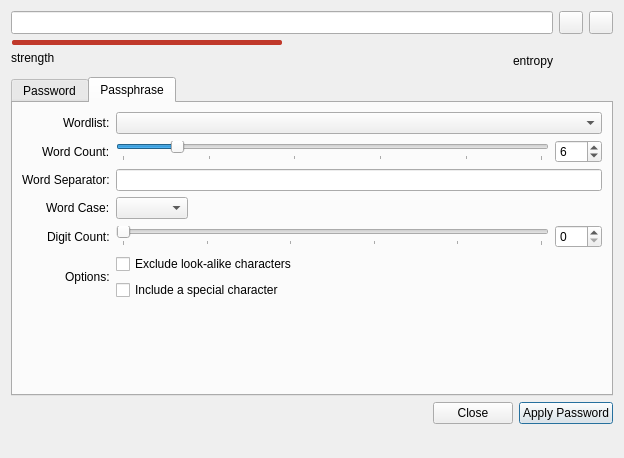
<?xml version="1.0" encoding="UTF-8"?>
<ui version="4.0">
 <class>PasswordGeneratorWidget</class>
 <widget class="QWidget" name="PasswordGeneratorWidget">
  <property name="geometry">
   <rect>
    <x>0</x>
    <y>0</y>
    <width>622</width>
    <height>458</height>
   </rect>
  </property>
  <property name="windowTitle">
   <string>Generate Password</string>
  </property>
  <layout class="QVBoxLayout" name="verticalLayout_2" stretch="0,0,0,0">
   <item>
    <layout class="QGridLayout" name="passwordFieldLayout">
     <item row="2" column="0">
      <layout class="QHBoxLayout" name="passwordStrengthTextLayout">
       <item>
        <widget class="QLabel" name="strengthLabel">
         <property name="minimumSize">
          <size>
           <width>70</width>
           <height>0</height>
          </size>
         </property>
         <property name="maximumSize">
          <size>
           <width>16777215</width>
           <height>30</height>
          </size>
         </property>
         <property name="text">
          <string comment="Password strength">strength</string>
         </property>
         <property name="textFormat">
          <enum>Qt::PlainText</enum>
         </property>
         <property name="alignment">
          <set>Qt::AlignLeading|Qt::AlignLeft|Qt::AlignTop</set>
         </property>
         <property name="margin">
          <number>3</number>
         </property>
        </widget>
       </item>
       <item>
        <spacer name="horizontalSpacer_2">
         <property name="orientation">
          <enum>Qt::Horizontal</enum>
         </property>
         <property name="sizeHint" stdset="0">
          <size>
           <width>40</width>
           <height>20</height>
          </size>
         </property>
        </spacer>
       </item>
       <item>
        <widget class="QLabel" name="entropyLabel">
         <property name="sizePolicy">
          <sizepolicy hsizetype="Preferred" vsizetype="Fixed">
           <horstretch>0</horstretch>
           <verstretch>0</verstretch>
          </sizepolicy>
         </property>
         <property name="minimumSize">
          <size>
           <width>70</width>
           <height>0</height>
          </size>
         </property>
         <property name="text">
          <string>entropy</string>
         </property>
         <property name="alignment">
          <set>Qt::AlignRight|Qt::AlignTop|Qt::AlignTrailing</set>
         </property>
         <property name="margin">
          <number>3</number>
         </property>
        </widget>
       </item>
      </layout>
     </item>
     <item row="0" column="0">
      <widget class="PasswordEdit" name="editNewPassword">
       <property name="sizePolicy">
        <sizepolicy hsizetype="MinimumExpanding" vsizetype="Minimum">
         <horstretch>0</horstretch>
         <verstretch>0</verstretch>
        </sizepolicy>
       </property>
       <property name="minimumSize">
        <size>
         <width>450</width>
         <height>0</height>
        </size>
       </property>
       <property name="accessibleName">
        <string>Generated password</string>
       </property>
      </widget>
     </item>
     <item row="1" column="0">
      <widget class="QProgressBar" name="entropyProgressBar">
       <property name="minimumSize">
        <size>
         <width>50</width>
         <height>5</height>
        </size>
       </property>
       <property name="maximumSize">
        <size>
         <width>16777215</width>
         <height>5</height>
        </size>
       </property>
       <property name="styleSheet">
        <string notr="true">QProgressBar {
	border: none;
	height: 2px;
    font-size: 1px;
	background-color: transparent;
    padding: 0 1px;
}
QProgressBar::chunk {
	background-color: #c0392b;
	border-radius: 2px;
}</string>
       </property>
       <property name="maximum">
        <number>200</number>
       </property>
       <property name="value">
        <number>100</number>
       </property>
       <property name="textVisible">
        <bool>false</bool>
       </property>
       <property name="orientation">
        <enum>Qt::Horizontal</enum>
       </property>
       <property name="invertedAppearance">
        <bool>false</bool>
       </property>
       <property name="textDirection">
        <enum>QProgressBar::TopToBottom</enum>
       </property>
       <property name="format">
        <string>%p%</string>
       </property>
      </widget>
     </item>
     <item row="0" column="1">
      <widget class="QToolButton" name="buttonGenerate">
       <property name="focusPolicy">
        <enum>Qt::TabFocus</enum>
       </property>
       <property name="accessibleDescription">
        <string>Regenerate password</string>
       </property>
       <property name="shortcut">
        <string notr="true">Ctrl+R</string>
       </property>
      </widget>
     </item>
     <item row="0" column="2">
      <widget class="QToolButton" name="buttonCopy">
       <property name="focusPolicy">
        <enum>Qt::TabFocus</enum>
       </property>
       <property name="toolTip">
        <string>Copy password</string>
       </property>
       <property name="accessibleDescription">
        <string>Copy password</string>
       </property>
       <property name="shortcut">
        <string notr="true">Ctrl+C</string>
       </property>
      </widget>
     </item>
    </layout>
   </item>
   <item>
    <widget class="QTabWidget" name="tabWidget">
     <property name="sizePolicy">
      <sizepolicy hsizetype="Expanding" vsizetype="Minimum">
       <horstretch>0</horstretch>
       <verstretch>0</verstretch>
      </sizepolicy>
     </property>
     <property name="tabPosition">
      <enum>QTabWidget::North</enum>
     </property>
     <property name="currentIndex">
      <number>1</number>
     </property>
     <widget class="QWidget" name="passwordWidget">
      <attribute name="title">
       <string>Password</string>
      </attribute>
      <layout class="QGridLayout" name="_2">
       <item row="0" column="0">
        <layout class="QHBoxLayout" name="passwordLengthSliderLayout">
         <property name="spacing">
          <number>15</number>
         </property>
         <property name="sizeConstraint">
          <enum>QLayout::SetMinimumSize</enum>
         </property>
         <property name="topMargin">
          <number>0</number>
         </property>
         <item>
          <widget class="QLabel" name="labelLength">
           <property name="text">
            <string>&amp;Length:</string>
           </property>
           <property name="buddy">
            <cstring>spinBoxLength</cstring>
           </property>
          </widget>
         </item>
         <item>
          <widget class="QSlider" name="sliderLength">
           <property name="accessibleName">
            <string>Password length</string>
           </property>
           <property name="minimum">
            <number>1</number>
           </property>
           <property name="maximum">
            <number>128</number>
           </property>
           <property name="sliderPosition">
            <number>20</number>
           </property>
           <property name="orientation">
            <enum>Qt::Horizontal</enum>
           </property>
           <property name="tickPosition">
            <enum>QSlider::TicksBelow</enum>
           </property>
           <property name="tickInterval">
            <number>8</number>
           </property>
          </widget>
         </item>
         <item>
          <widget class="QSpinBox" name="spinBoxLength">
           <property name="accessibleName">
            <string>Password length</string>
           </property>
           <property name="minimum">
            <number>1</number>
           </property>
           <property name="maximum">
            <number>128</number>
           </property>
           <property name="value">
            <number>20</number>
           </property>
          </widget>
         </item>
         <item>
          <widget class="QPushButton" name="buttonAdvancedMode">
           <property name="focusPolicy">
            <enum>Qt::TabFocus</enum>
           </property>
           <property name="toolTip">
            <string>Switch to advanced mode</string>
           </property>
           <property name="text">
            <string>Advanced</string>
           </property>
           <property name="checkable">
            <bool>true</bool>
           </property>
           <attribute name="buttonGroup">
            <string notr="true">optionButtons</string>
           </attribute>
          </widget>
         </item>
        </layout>
       </item>
       <item row="1" column="0">
        <widget class="QGroupBox" name="groupBox">
         <property name="minimumSize">
          <size>
           <width>580</width>
           <height>0</height>
          </size>
         </property>
         <property name="title">
          <string>Character Types</string>
         </property>
         <layout class="QVBoxLayout" name="verticalLayout">
          <property name="sizeConstraint">
           <enum>QLayout::SetMinimumSize</enum>
          </property>
          <item>
           <widget class="QWidget" name="simpleBar" native="true">
            <layout class="QHBoxLayout" name="horizontalLayout">
             <property name="leftMargin">
              <number>0</number>
             </property>
             <property name="topMargin">
              <number>0</number>
             </property>
             <property name="rightMargin">
              <number>0</number>
             </property>
             <property name="bottomMargin">
              <number>0</number>
             </property>
             <item>
              <widget class="QToolButton" name="checkBoxUpper">
               <property name="minimumSize">
                <size>
                 <width>40</width>
                 <height>25</height>
                </size>
               </property>
               <property name="toolTip">
                <string>Upper-case letters</string>
               </property>
               <property name="accessibleName">
                <string>Upper-case letters</string>
               </property>
               <property name="accessibleDescription">
                <string/>
               </property>
               <property name="text">
                <string notr="true">A-Z</string>
               </property>
               <property name="checkable">
                <bool>true</bool>
               </property>
               <attribute name="buttonGroup">
                <string notr="true">optionButtons</string>
               </attribute>
              </widget>
             </item>
             <item>
              <widget class="QToolButton" name="checkBoxLower">
               <property name="minimumSize">
                <size>
                 <width>40</width>
                 <height>25</height>
                </size>
               </property>
               <property name="focusPolicy">
                <enum>Qt::TabFocus</enum>
               </property>
               <property name="toolTip">
                <string>Lower-case letters</string>
               </property>
               <property name="accessibleName">
                <string>Lower-case letters</string>
               </property>
               <property name="accessibleDescription">
                <string/>
               </property>
               <property name="text">
                <string notr="true">a-z</string>
               </property>
               <property name="checkable">
                <bool>true</bool>
               </property>
               <attribute name="buttonGroup">
                <string notr="true">optionButtons</string>
               </attribute>
              </widget>
             </item>
             <item>
              <widget class="QToolButton" name="checkBoxNumbers">
               <property name="minimumSize">
                <size>
                 <width>40</width>
                 <height>25</height>
                </size>
               </property>
               <property name="focusPolicy">
                <enum>Qt::TabFocus</enum>
               </property>
               <property name="toolTip">
                <string>Numbers</string>
               </property>
               <property name="accessibleName">
                <string>Numbers</string>
               </property>
               <property name="accessibleDescription">
                <string/>
               </property>
               <property name="text">
                <string notr="true">0-9</string>
               </property>
               <property name="checkable">
                <bool>true</bool>
               </property>
               <attribute name="buttonGroup">
                <string notr="true">optionButtons</string>
               </attribute>
              </widget>
             </item>
             <item>
              <widget class="QToolButton" name="checkBoxSpecialChars">
               <property name="enabled">
                <bool>true</bool>
               </property>
               <property name="minimumSize">
                <size>
                 <width>60</width>
                 <height>25</height>
                </size>
               </property>
               <property name="focusPolicy">
                <enum>Qt::TabFocus</enum>
               </property>
               <property name="toolTip">
                <string>Special characters</string>
               </property>
               <property name="accessibleName">
                <string>Special characters</string>
               </property>
               <property name="text">
                <string notr="true">/*_&amp; ...</string>
               </property>
               <property name="checkable">
                <bool>true</bool>
               </property>
               <attribute name="buttonGroup">
                <string notr="true">optionButtons</string>
               </attribute>
              </widget>
             </item>
             <item>
              <widget class="QToolButton" name="checkBoxExtASCII">
               <property name="minimumSize">
                <size>
                 <width>105</width>
                 <height>25</height>
                </size>
               </property>
               <property name="focusPolicy">
                <enum>Qt::TabFocus</enum>
               </property>
               <property name="toolTip">
                <string>Extended ASCII</string>
               </property>
               <property name="accessibleName">
                <string>Extended ASCII</string>
               </property>
               <property name="text">
                <string>ExtendedASCII</string>
               </property>
               <property name="checkable">
                <bool>true</bool>
               </property>
               <attribute name="buttonGroup">
                <string notr="true">optionButtons</string>
               </attribute>
              </widget>
             </item>
             <item>
              <spacer name="horizontalSpacer">
               <property name="orientation">
                <enum>Qt::Horizontal</enum>
               </property>
               <property name="sizeHint" stdset="0">
                <size>
                 <width>0</width>
                 <height>0</height>
                </size>
               </property>
              </spacer>
             </item>
            </layout>
           </widget>
          </item>
          <item>
           <widget class="QWidget" name="advancedContainer" native="true">
            <layout class="QVBoxLayout" name="verticalLayout_3">
             <property name="leftMargin">
              <number>0</number>
             </property>
             <property name="topMargin">
              <number>0</number>
             </property>
             <property name="rightMargin">
              <number>0</number>
             </property>
             <property name="bottomMargin">
              <number>0</number>
             </property>
             <item>
              <widget class="QWidget" name="advancedBar" native="true">
               <property name="enabled">
                <bool>true</bool>
               </property>
               <layout class="QHBoxLayout" name="horizontalLayout_5">
                <property name="leftMargin">
                 <number>0</number>
                </property>
                <property name="topMargin">
                 <number>0</number>
                </property>
                <property name="rightMargin">
                 <number>0</number>
                </property>
                <property name="bottomMargin">
                 <number>0</number>
                </property>
                <item>
                 <layout class="QVBoxLayout" name="verticalLayout_4">
                  <property name="sizeConstraint">
                   <enum>QLayout::SetMinimumSize</enum>
                  </property>
                  <item>
                   <widget class="QToolButton" name="checkBoxUpperAdv">
                    <property name="minimumSize">
                     <size>
                      <width>40</width>
                      <height>25</height>
                     </size>
                    </property>
                    <property name="focusPolicy">
                     <enum>Qt::TabFocus</enum>
                    </property>
                    <property name="toolTip">
                     <string>Upper-case letters</string>
                    </property>
                    <property name="accessibleName">
                     <string>Upper-case letters</string>
                    </property>
                    <property name="text">
                     <string>A-Z</string>
                    </property>
                    <property name="checkable">
                     <bool>true</bool>
                    </property>
                    <attribute name="buttonGroup">
                     <string notr="true">optionButtons</string>
                    </attribute>
                   </widget>
                  </item>
                  <item>
                   <widget class="QToolButton" name="checkBoxLowerAdv">
                    <property name="minimumSize">
                     <size>
                      <width>40</width>
                      <height>25</height>
                     </size>
                    </property>
                    <property name="focusPolicy">
                     <enum>Qt::TabFocus</enum>
                    </property>
                    <property name="toolTip">
                     <string>Lower-case letters</string>
                    </property>
                    <property name="accessibleName">
                     <string>Lower-case letters</string>
                    </property>
                    <property name="text">
                     <string>a-z</string>
                    </property>
                    <property name="checkable">
                     <bool>true</bool>
                    </property>
                    <attribute name="buttonGroup">
                     <string notr="true">optionButtons</string>
                    </attribute>
                   </widget>
                  </item>
                 </layout>
                </item>
                <item>
                 <layout class="QVBoxLayout" name="verticalLayout_6">
                  <property name="sizeConstraint">
                   <enum>QLayout::SetMinimumSize</enum>
                  </property>
                  <item>
                   <widget class="QToolButton" name="checkBoxNumbersAdv">
                    <property name="minimumSize">
                     <size>
                      <width>40</width>
                      <height>25</height>
                     </size>
                    </property>
                    <property name="focusPolicy">
                     <enum>Qt::TabFocus</enum>
                    </property>
                    <property name="toolTip">
                     <string>Numbers</string>
                    </property>
                    <property name="text">
                     <string>0-9</string>
                    </property>
                    <property name="checkable">
                     <bool>true</bool>
                    </property>
                    <attribute name="buttonGroup">
                     <string notr="true">optionButtons</string>
                    </attribute>
                   </widget>
                  </item>
                  <item>
                   <widget class="QToolButton" name="checkBoxBraces">
                    <property name="minimumSize">
                     <size>
                      <width>40</width>
                      <height>25</height>
                     </size>
                    </property>
                    <property name="focusPolicy">
                     <enum>Qt::TabFocus</enum>
                    </property>
                    <property name="toolTip">
                     <string>Braces</string>
                    </property>
                    <property name="accessibleName">
                     <string>Braces</string>
                    </property>
                    <property name="text">
                     <string>{[(</string>
                    </property>
                    <property name="checkable">
                     <bool>true</bool>
                    </property>
                    <attribute name="buttonGroup">
                     <string notr="true">optionButtons</string>
                    </attribute>
                   </widget>
                  </item>
                 </layout>
                </item>
                <item>
                 <layout class="QVBoxLayout" name="verticalLayout_7">
                  <property name="sizeConstraint">
                   <enum>QLayout::SetMinimumSize</enum>
                  </property>
                  <item>
                   <widget class="QToolButton" name="checkBoxPunctuation">
                    <property name="minimumSize">
                     <size>
                      <width>40</width>
                      <height>25</height>
                     </size>
                    </property>
                    <property name="focusPolicy">
                     <enum>Qt::TabFocus</enum>
                    </property>
                    <property name="toolTip">
                     <string>Punctuation</string>
                    </property>
                    <property name="accessibleName">
                     <string>Punctuation</string>
                    </property>
                    <property name="text">
                     <string>.,:;</string>
                    </property>
                    <property name="checkable">
                     <bool>true</bool>
                    </property>
                    <attribute name="buttonGroup">
                     <string notr="true">optionButtons</string>
                    </attribute>
                   </widget>
                  </item>
                  <item>
                   <widget class="QToolButton" name="checkBoxQuotes">
                    <property name="minimumSize">
                     <size>
                      <width>40</width>
                      <height>25</height>
                     </size>
                    </property>
                    <property name="focusPolicy">
                     <enum>Qt::TabFocus</enum>
                    </property>
                    <property name="toolTip">
                     <string>Quotes</string>
                    </property>
                    <property name="text">
                     <string>&quot; '</string>
                    </property>
                    <property name="checkable">
                     <bool>true</bool>
                    </property>
                    <attribute name="buttonGroup">
                     <string notr="true">optionButtons</string>
                    </attribute>
                   </widget>
                  </item>
                 </layout>
                </item>
                <item>
                 <layout class="QVBoxLayout" name="verticalLayout_8">
                  <property name="sizeConstraint">
                   <enum>QLayout::SetMinimumSize</enum>
                  </property>
                  <item>
                   <widget class="QToolButton" name="checkBoxMath">
                    <property name="minimumSize">
                     <size>
                      <width>60</width>
                      <height>25</height>
                     </size>
                    </property>
                    <property name="focusPolicy">
                     <enum>Qt::TabFocus</enum>
                    </property>
                    <property name="toolTip">
                     <string>Math Symbols</string>
                    </property>
                    <property name="accessibleName">
                     <string>Math Symbols</string>
                    </property>
                    <property name="text">
                     <string>&lt;*+!?=</string>
                    </property>
                    <property name="checkable">
                     <bool>true</bool>
                    </property>
                    <attribute name="buttonGroup">
                     <string notr="true">optionButtons</string>
                    </attribute>
                   </widget>
                  </item>
                  <item>
                   <widget class="QToolButton" name="checkBoxDashes">
                    <property name="minimumSize">
                     <size>
                      <width>60</width>
                      <height>25</height>
                     </size>
                    </property>
                    <property name="focusPolicy">
                     <enum>Qt::TabFocus</enum>
                    </property>
                    <property name="toolTip">
                     <string>Dashes and Slashes</string>
                    </property>
                    <property name="accessibleName">
                     <string>Dashes and Slashes</string>
                    </property>
                    <property name="text">
                     <string>\_|-/</string>
                    </property>
                    <property name="checkable">
                     <bool>true</bool>
                    </property>
                    <attribute name="buttonGroup">
                     <string notr="true">optionButtons</string>
                    </attribute>
                   </widget>
                  </item>
                 </layout>
                </item>
                <item>
                 <layout class="QVBoxLayout" name="verticalLayout_9">
                  <property name="sizeConstraint">
                   <enum>QLayout::SetMinimumSize</enum>
                  </property>
                  <item>
                   <widget class="QToolButton" name="checkBoxLogograms">
                    <property name="minimumSize">
                     <size>
                      <width>105</width>
                      <height>25</height>
                     </size>
                    </property>
                    <property name="focusPolicy">
                     <enum>Qt::TabFocus</enum>
                    </property>
                    <property name="toolTip">
                     <string>Logograms</string>
                    </property>
                    <property name="accessibleName">
                     <string>Logograms</string>
                    </property>
                    <property name="text">
                     <string>#$%&amp;&amp;@^`~</string>
                    </property>
                    <property name="checkable">
                     <bool>true</bool>
                    </property>
                    <attribute name="buttonGroup">
                     <string notr="true">optionButtons</string>
                    </attribute>
                   </widget>
                  </item>
                  <item>
                   <widget class="QToolButton" name="checkBoxExtASCIIAdv">
                    <property name="minimumSize">
                     <size>
                      <width>105</width>
                      <height>25</height>
                     </size>
                    </property>
                    <property name="focusPolicy">
                     <enum>Qt::TabFocus</enum>
                    </property>
                    <property name="toolTip">
                     <string>Extended ASCII</string>
                    </property>
                    <property name="text">
                     <string>ExtendedASCII</string>
                    </property>
                    <property name="checkable">
                     <bool>true</bool>
                    </property>
                    <attribute name="buttonGroup">
                     <string notr="true">optionButtons</string>
                    </attribute>
                   </widget>
                  </item>
                 </layout>
                </item>
                <item>
                 <spacer name="horizontalSpacer_3">
                  <property name="orientation">
                   <enum>Qt::Horizontal</enum>
                  </property>
                  <property name="sizeHint" stdset="0">
                   <size>
                    <width>0</width>
                    <height>0</height>
                   </size>
                  </property>
                 </spacer>
                </item>
               </layout>
              </widget>
             </item>
             <item>
              <layout class="QGridLayout" name="gridLayout">
               <property name="bottomMargin">
                <number>0</number>
               </property>
               <item row="0" column="0">
                <widget class="QLabel" name="label">
                 <property name="text">
                  <string>Also choose from:</string>
                 </property>
                </widget>
               </item>
               <item row="0" column="1">
                <widget class="QLineEdit" name="editAdditionalChars">
                 <property name="sizePolicy">
                  <sizepolicy hsizetype="MinimumExpanding" vsizetype="Fixed">
                   <horstretch>0</horstretch>
                   <verstretch>0</verstretch>
                  </sizepolicy>
                 </property>
                 <property name="minimumSize">
                  <size>
                   <width>200</width>
                   <height>0</height>
                  </size>
                 </property>
                 <property name="toolTip">
                  <string>Additional characters to use for the generated password</string>
                 </property>
                 <property name="accessibleName">
                  <string>Additional characters</string>
                 </property>
                </widget>
               </item>
               <item row="1" column="1">
                <widget class="QLineEdit" name="editExcludedChars">
                 <property name="sizePolicy">
                  <sizepolicy hsizetype="MinimumExpanding" vsizetype="Fixed">
                   <horstretch>0</horstretch>
                   <verstretch>0</verstretch>
                  </sizepolicy>
                 </property>
                 <property name="minimumSize">
                  <size>
                   <width>200</width>
                   <height>0</height>
                  </size>
                 </property>
                 <property name="toolTip">
                  <string>Character set to exclude from generated password</string>
                 </property>
                 <property name="accessibleName">
                  <string>Excluded characters</string>
                 </property>
                </widget>
               </item>
               <item row="1" column="0">
                <widget class="QLabel" name="labelExcludedChars">
                 <property name="text">
                  <string>Do not include:</string>
                 </property>
                </widget>
               </item>
               <item row="1" column="2">
                <widget class="QPushButton" name="buttonAddHex">
                 <property name="focusPolicy">
                  <enum>Qt::TabFocus</enum>
                 </property>
                 <property name="toolTip">
                  <string>Add non-hex letters to &quot;do not include&quot; list</string>
                 </property>
                 <property name="accessibleName">
                  <string>Hex Passwords</string>
                 </property>
                 <property name="text">
                  <string>Hex</string>
                 </property>
                </widget>
               </item>
              </layout>
             </item>
             <item>
              <widget class="QCheckBox" name="checkBoxExcludeAlike">
               <property name="toolTip">
                <string>Excluded characters: &quot;0&quot;, &quot;1&quot;, &quot;l&quot;, &quot;I&quot;, &quot;O&quot;, &quot;|&quot;, &quot;﹒&quot;</string>
               </property>
               <property name="text">
                <string>Exclude look-alike characters</string>
               </property>
               <attribute name="buttonGroup">
                <string notr="true">optionButtons</string>
               </attribute>
              </widget>
             </item>
             <item>
              <widget class="QCheckBox" name="checkBoxEnsureEvery">
               <property name="text">
                <string>Pick characters from every group</string>
               </property>
               <attribute name="buttonGroup">
                <string notr="true">optionButtons</string>
               </attribute>
              </widget>
             </item>
            </layout>
           </widget>
          </item>
          <item>
           <widget class="QWidget" name="excludedChars" native="true">
            <property name="enabled">
             <bool>true</bool>
            </property>
            <layout class="QHBoxLayout" name="horizontalLayout_7">
             <property name="leftMargin">
              <number>0</number>
             </property>
             <property name="topMargin">
              <number>0</number>
             </property>
             <property name="rightMargin">
              <number>0</number>
             </property>
             <property name="bottomMargin">
              <number>0</number>
             </property>
            </layout>
           </widget>
          </item>
         </layout>
        </widget>
       </item>
      </layout>
     </widget>
     <widget class="QWidget" name="dicewareWidget">
      <attribute name="title">
       <string>Passphrase</string>
      </attribute>
      <layout class="QGridLayout" name="gridLayout_2">
       <item row="1" column="0">
        <layout class="QHBoxLayout" name="horizontalLayout_2">
         <item>
          <layout class="QGridLayout" name="gridLayout_3">
           <item row="2" column="2">
            <widget class="QLineEdit" name="editWordSeparator">
             <property name="text">
              <string/>
             </property>
            </widget>
           </item>
           <item row="4" column="0" alignment="Qt::AlignRight">
            <widget class="QLabel" name="labelDigitCount">
             <property name="text">
              <string>Digit Count:</string>
             </property>
             <property name="buddy">
              <cstring>spinBoxLength</cstring>
             </property>
            </widget>
           </item>
           <item row="5" column="0" alignment="Qt::AlignRight">
            <widget class="QLabel" name="labelAdditionalOptions">
             <property name="text">
              <string>Options:</string>
             </property>
            </widget>
           </item>
           <item row="1" column="0" alignment="Qt::AlignRight">
            <widget class="QLabel" name="labelWordCount">
             <property name="text">
              <string>Word Count:</string>
             </property>
             <property name="buddy">
              <cstring>spinBoxLength</cstring>
             </property>
            </widget>
           </item>
           <item row="2" column="0" alignment="Qt::AlignRight">
            <widget class="QLabel" name="labelWordSeparator">
             <property name="text">
              <string>Word Separator:</string>
             </property>
            </widget>
           </item>
           <item row="6" column="2">
            <spacer name="verticalSpacer_3">
             <property name="orientation">
              <enum>Qt::Vertical</enum>
             </property>
             <property name="sizeHint" stdset="0">
              <size>
               <width>20</width>
               <height>40</height>
              </size>
             </property>
            </spacer>
           </item>
           <item row="3" column="0" alignment="Qt::AlignRight">
            <widget class="QLabel" name="wordCaseLabel">
             <property name="text">
              <string>Word Case:</string>
             </property>
            </widget>
           </item>
           <item row="0" column="0" alignment="Qt::AlignRight">
            <widget class="QLabel" name="labelWordList">
             <property name="sizePolicy">
              <sizepolicy hsizetype="Minimum" vsizetype="Preferred">
               <horstretch>0</horstretch>
               <verstretch>0</verstretch>
              </sizepolicy>
             </property>
             <property name="text">
              <string>Wordlist:</string>
             </property>
            </widget>
           </item>
           <item row="0" column="2">
            <widget class="QComboBox" name="comboBoxWordList">
             <property name="sizePolicy">
              <sizepolicy hsizetype="Expanding" vsizetype="Fixed">
               <horstretch>0</horstretch>
               <verstretch>0</verstretch>
              </sizepolicy>
             </property>
            </widget>
           </item>
           <item row="4" column="2">
            <layout class="QHBoxLayout" name="horizontalLayout_9">
             <property name="sizeConstraint">
              <enum>QLayout::SetMinimumSize</enum>
             </property>
             <item>
              <widget class="QSlider" name="sliderDigitCount">
               <property name="maximum">
                <number>40</number>
               </property>
               <property name="value">
                <number>0</number>
               </property>
               <property name="sliderPosition">
                <number>0</number>
               </property>
               <property name="orientation">
                <enum>Qt::Horizontal</enum>
               </property>
               <property name="tickPosition">
                <enum>QSlider::TicksBelow</enum>
               </property>
               <property name="tickInterval">
                <number>8</number>
               </property>
              </widget>
             </item>
             <item>
              <widget class="QSpinBox" name="spinBoxDigitCount">
               <property name="maximum">
                <number>100</number>
               </property>
              </widget>
             </item>
            </layout>
           </item>
           <item row="1" column="2">
            <layout class="QHBoxLayout" name="horizontalLayout_3">
             <property name="sizeConstraint">
              <enum>QLayout::SetMinimumSize</enum>
             </property>
             <item>
              <widget class="QSlider" name="sliderWordCount">
               <property name="minimum">
                <number>1</number>
               </property>
               <property name="maximum">
                <number>40</number>
               </property>
               <property name="value">
                <number>6</number>
               </property>
               <property name="sliderPosition">
                <number>6</number>
               </property>
               <property name="orientation">
                <enum>Qt::Horizontal</enum>
               </property>
               <property name="tickPosition">
                <enum>QSlider::TicksBelow</enum>
               </property>
               <property name="tickInterval">
                <number>8</number>
               </property>
              </widget>
             </item>
             <item>
              <widget class="QSpinBox" name="spinBoxWordCount">
               <property name="minimum">
                <number>1</number>
               </property>
               <property name="maximum">
                <number>100</number>
               </property>
               <property name="value">
                <number>6</number>
               </property>
              </widget>
             </item>
            </layout>
           </item>
           <item row="3" column="2">
            <layout class="QHBoxLayout" name="horizontalLayout_6">
             <item>
              <widget class="QComboBox" name="wordCaseComboBox"/>
             </item>
             <item>
              <spacer name="horizontalSpacer_4">
               <property name="orientation">
                <enum>Qt::Horizontal</enum>
               </property>
               <property name="sizeHint" stdset="0">
                <size>
                 <width>40</width>
                 <height>20</height>
                </size>
               </property>
              </spacer>
             </item>
            </layout>
           </item>
           <item row="5" column="2">
            <layout class="QVBoxLayout" name="verticalLayout_11">
             <item>
              <widget class="QCheckBox" name="checkBoxExcludeAlikePhrase">
               <property name="text">
                <string>Exclude look-alike characters</string>
               </property>
               <attribute name="buttonGroup">
                <string notr="true">optionButtons</string>
               </attribute>
              </widget>
             </item>
             <item>
              <widget class="QCheckBox" name="checkBoxSpecialPhrase">
               <property name="text">
                <string>Include a special character</string>
               </property>
               <attribute name="buttonGroup">
                <string notr="true">optionButtons</string>
               </attribute>
              </widget>
             </item>
            </layout>
           </item>
          </layout>
         </item>
        </layout>
       </item>
      </layout>
     </widget>
    </widget>
   </item>
   <item>
    <layout class="QHBoxLayout" name="horizontalLayout_4">
     <property name="leftMargin">
      <number>0</number>
     </property>
     <property name="topMargin">
      <number>0</number>
     </property>
     <item>
      <spacer name="horizontalSpacer_5">
       <property name="orientation">
        <enum>Qt::Horizontal</enum>
       </property>
       <property name="sizeHint" stdset="0">
        <size>
         <width>40</width>
         <height>20</height>
        </size>
       </property>
      </spacer>
     </item>
     <item>
      <widget class="QPushButton" name="buttonClose">
       <property name="text">
        <string>Close</string>
       </property>
       <property name="shortcut">
        <string>Esc</string>
       </property>
      </widget>
     </item>
     <item>
      <widget class="QPushButton" name="buttonApply">
       <property name="text">
        <string>Apply Password</string>
       </property>
       <property name="shortcut">
        <string>Ctrl+S</string>
       </property>
       <property name="default">
        <bool>true</bool>
       </property>
      </widget>
     </item>
    </layout>
   </item>
   <item>
    <spacer name="verticalSpacer">
     <property name="orientation">
      <enum>Qt::Vertical</enum>
     </property>
     <property name="sizeType">
      <enum>QSizePolicy::Expanding</enum>
     </property>
     <property name="sizeHint" stdset="0">
      <size>
       <width>0</width>
       <height>0</height>
      </size>
     </property>
    </spacer>
   </item>
  </layout>
  <action name="clearInclude">
   <property name="text">
    <string>Clear</string>
   </property>
   <property name="toolTip">
    <string>Clear</string>
   </property>
  </action>
  <action name="clearExclude">
   <property name="text">
    <string>Clear</string>
   </property>
   <property name="toolTip">
    <string>Clear</string>
   </property>
  </action>
 </widget>
 <customwidgets>
  <customwidget>
   <class>PasswordEdit</class>
   <extends>QLineEdit</extends>
   <header>gui/PasswordEdit.h</header>
   <container>1</container>
  </customwidget>
 </customwidgets>
 <tabstops>
  <tabstop>editNewPassword</tabstop>
  <tabstop>buttonGenerate</tabstop>
  <tabstop>buttonCopy</tabstop>
  <tabstop>tabWidget</tabstop>
  <tabstop>sliderLength</tabstop>
  <tabstop>spinBoxLength</tabstop>
  <tabstop>buttonAdvancedMode</tabstop>
  <tabstop>groupBox</tabstop>
  <tabstop>checkBoxUpper</tabstop>
  <tabstop>checkBoxLower</tabstop>
  <tabstop>checkBoxNumbers</tabstop>
  <tabstop>checkBoxSpecialChars</tabstop>
  <tabstop>checkBoxExtASCII</tabstop>
  <tabstop>checkBoxUpperAdv</tabstop>
  <tabstop>checkBoxNumbersAdv</tabstop>
  <tabstop>checkBoxPunctuation</tabstop>
  <tabstop>checkBoxMath</tabstop>
  <tabstop>checkBoxLogograms</tabstop>
  <tabstop>checkBoxLowerAdv</tabstop>
  <tabstop>checkBoxBraces</tabstop>
  <tabstop>checkBoxQuotes</tabstop>
  <tabstop>checkBoxDashes</tabstop>
  <tabstop>checkBoxExtASCIIAdv</tabstop>
  <tabstop>editAdditionalChars</tabstop>
  <tabstop>editExcludedChars</tabstop>
  <tabstop>buttonAddHex</tabstop>
  <tabstop>checkBoxExcludeAlike</tabstop>
  <tabstop>checkBoxEnsureEvery</tabstop>
  <tabstop>comboBoxWordList</tabstop>
  <tabstop>sliderWordCount</tabstop>
  <tabstop>spinBoxWordCount</tabstop>
  <tabstop>editWordSeparator</tabstop>
  <tabstop>wordCaseComboBox</tabstop>
  <tabstop>buttonClose</tabstop>
  <tabstop>buttonApply</tabstop>
 </tabstops>
 <resources/>
 <connections/>
 <buttongroups>
  <buttongroup name="optionButtons">
   <property name="exclusive">
    <bool>false</bool>
   </property>
  </buttongroup>
 </buttongroups>
</ui>
